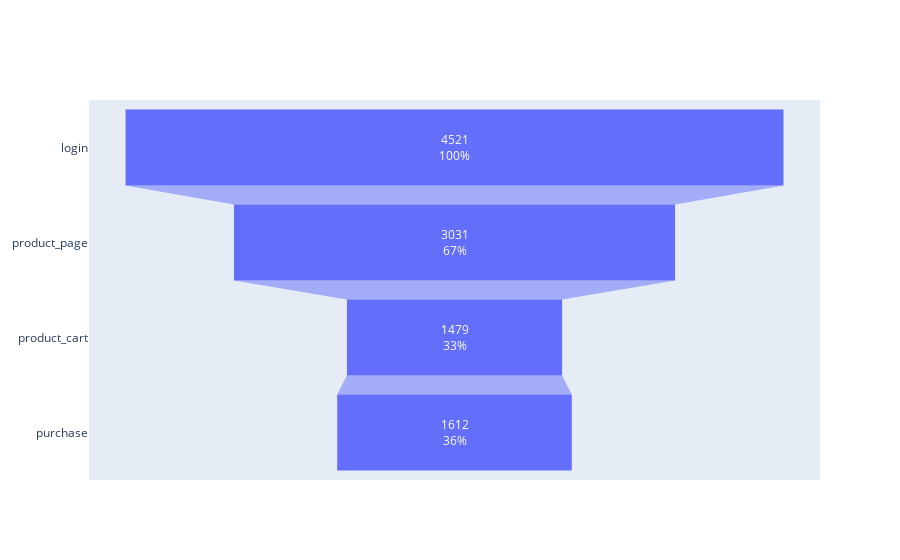

Source (notebook cell):
### Markdown cell above
**Simple funnel for the interface_eu_test**

### Code cell
#get the unique users arriving at each stage for group A
users_login_A = interface_A.query('event_name =="login"')['user_id'].nunique()
users_product_A = interface_A.query('event_name =="product_page"')['user_id'].nunique()
users_cart_A = interface_A.query('event_name =="product_cart"')['user_id'].nunique()
users_purchase_A = interface_A.query('event_name =="purchase"')['user_id'].nunique()

#print the number
print('login:', users_login_A)
print('product_page:', users_product_A)
print('product_cart:', users_cart_A)
print('purchase:', users_purchase_A) 

#visualize the funnel
fig_A_interface_2 = go.Figure(go.Funnel(
    y=["login", "product_page", "product_cart", "purchase"],
    x=[users_login_A, users_product_A,  users_cart_A, users_purchase_A],
    textposition="inside",
    textinfo="value+percent initial"
))

fig_A_2.update_layout(title={
    'text': "Simple Sales funnel for interface_edu_test group A",
    'y': 0.9,
    'x': 0.5,
    'xanchor': 'center',
    'yanchor': 'top'})

fig_A_interface_2.show()

### Figure 1 — Plotly figure (JSON) as saved in the notebook; plotly's stock layout.template omitted (floating-point values rounded to 4 significant figures)
{"data": [{"textinfo": "value+percent initial", "textposition": "inside", "type": "funnel", "x": [4521, 3031, 1479, 1612], "y": ["login", "product_page", "product_cart", "purchase"]}], "layout": {}}
